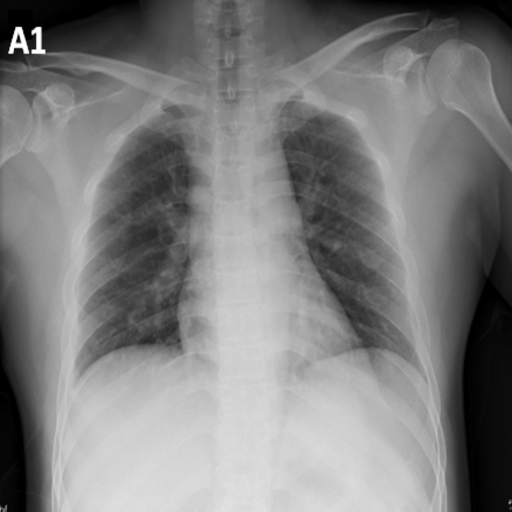
#> input picture assets/input_image_arnold.png, 512 x 512 px, found by its file name
$ jupyter execute arnold_cat_map.ipynb
#> lines starting #> are read from the running program, lines starting #| are printed output that depends on the picture
# Arnold Cat Maps

Code contributed by Abhayjit Singh Gulati (211IT085)

[cell 1]
import cv2
import numpy as np
import matplotlib.pyplot as plt
import sys

[cell 2]
img = cv2.imread('assets/input_image_arnold.png', 0)  #read the image
#> img is the input picture: shape (512, 512); min 0, max 255, mean 126.1

[cell 3]
resized_img = cv2.resize(img, (256, 256))   #resize the image to 256x256

[cell 4]
plt.imshow(resized_img, cmap='gray', interpolation='bicubic')

[cell 5]
#show the pixel values of the resized image
resized_img

[cell 6]
# Show the maximum and minimum values of the greyscale image
max_value = np.max(resized_img)
#> max_value = 255
min_value = np.min(resized_img)
#> min_value = 0

print("Maximum Value:", max_value)
#| Maximum Value: 255
print("Minimum Value:", min_value)
#| Minimum Value: 0

[cell 7]
def arnold_scramble (img, iterations):
#> called with iterations = 12
    rows, cols = img.shape
#> rows = 256; cols = 256
    new_img = np.zeros_like(img)

    for ctr in range (0, iterations):
        for i in range (0, rows):
            for j in range (0, cols):

                new_i = (i + j) % rows
                new_j = (i + (2*j)) % cols
                new_img[new_i, new_j] = img[i, j]

        img = new_img.copy()
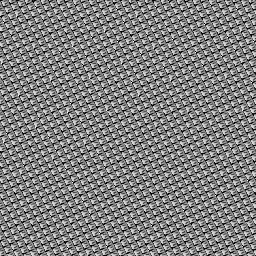
#> new_img: shape (256, 256); min 0, max 255, mean 126.2

    return new_img

[cell 8]
if len(sys.argv) > 1:
    # Get the number of iterations from the command-line argument
    iterations = int(sys.argv[2])
else:
    iterations = 1


resized_img = arnold_scramble(resized_img, 12)
2
max_value = np.max(resized_img)
min_value = np.min(resized_img)

print("Maximum Value:", max_value)
#| Maximum Value: 255
print("Minimum Value:", min_value)
#| Minimum Value: 0

cv2.imwrite('generated_assets/arnold.png', resized_img)
#> Out = True

[cell 9]
iterations= 192-iterations
def inverse_arnold_scramble(img, iterations):
#> called with iterations = 191
    rows, cols = img.shape
#> rows = 512; cols = 512
    new_img = np.zeros_like(img)

    for ctr in range(0, iterations):
        for i in range(0, rows):
            for j in range(0, cols):
                new_i = (i - j) % rows
                new_j = ((-i) + (2 * j)) % cols
                new_img[new_i, new_j] = img[i, j]

        img = new_img.copy()
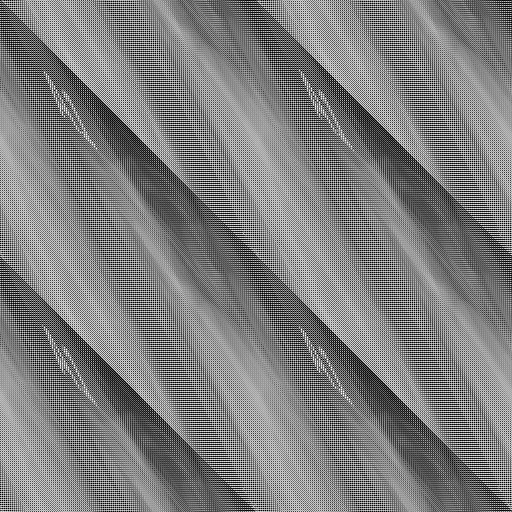
#> new_img: shape (512, 512); min 0, max 255, mean 126.1

    return new_img

[cell 10]
inverse_img=inverse_arnold_scramble(img, iterations)

cv2.imwrite('generated_assets/inverse_arnold.png', inverse_img)
#> Out = True
